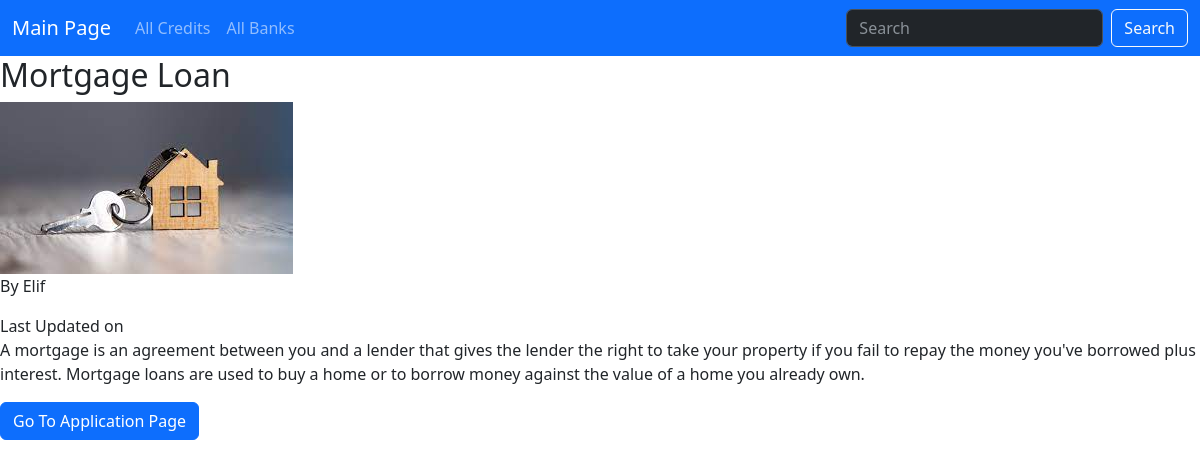
The app's page /credits/mortgage-loan with its own data.
### credit/models.py (models this page shows, shortened)
class Credit(models.Model):
    name = models.CharField(max_length=50)
    excerpt = models.CharField(max_length=150)
    content = models.TextField(validators=[MinLengthValidator(10)])
    image_name = models.CharField(max_length=30,null=True)
    slug = models.SlugField(default="",null=False,db_index=True,unique=True)
    loan_amount = models.IntegerField(default=500000,validators=[MinValueValidator(500000),MaxValueValidator(6000000)])
    interest_rate = models.DecimalField(max_digits=6,decimal_places=4)

### credit/views.py (the view)
# urls.py: path("credits/<slug:slug>", views.credit_detail, name="credit-detail-page"), #/credits credittype
def credit_detail(request,slug):
    identified_credit = get_object_or_404(Credit,slug=slug)
    return render(request,"credit/credit-detail.html", {"credit":identified_credit})#"credit_customers": identified_credit.customers.all()

### credit/templates/credit/credit-detail.html (shortened to what this page needs)
{% extends "base.html" %}
{% load static %}
{% block content%}
<section id="summary">
   <h2>{{credit.name}}</h2>
   <article>
    <img src=" {% static "credit/images/"|add:credit.image_name%}" alt="{{credit.name}}"/>
    <address> By Elif </address>
    <div> Last Updated on
    </div>
   </article>
</section>
<main>
    {{credit.content|linebreaks}}
    <a href="{% url "application-page" %}" class="btn btn-primary">Go To Application Page</a>
</main>
{% endblock %}

### records on screen
Credit: name "Mortgage Loan", image_name (picture), content "A mortgage is an agreement between you and a lender that gives the lender the right to take your property if you fail to repay the money you've borrowed plus interest. Mortgage loans are used to buy a home or to borrow money against the value of a home you already own."
